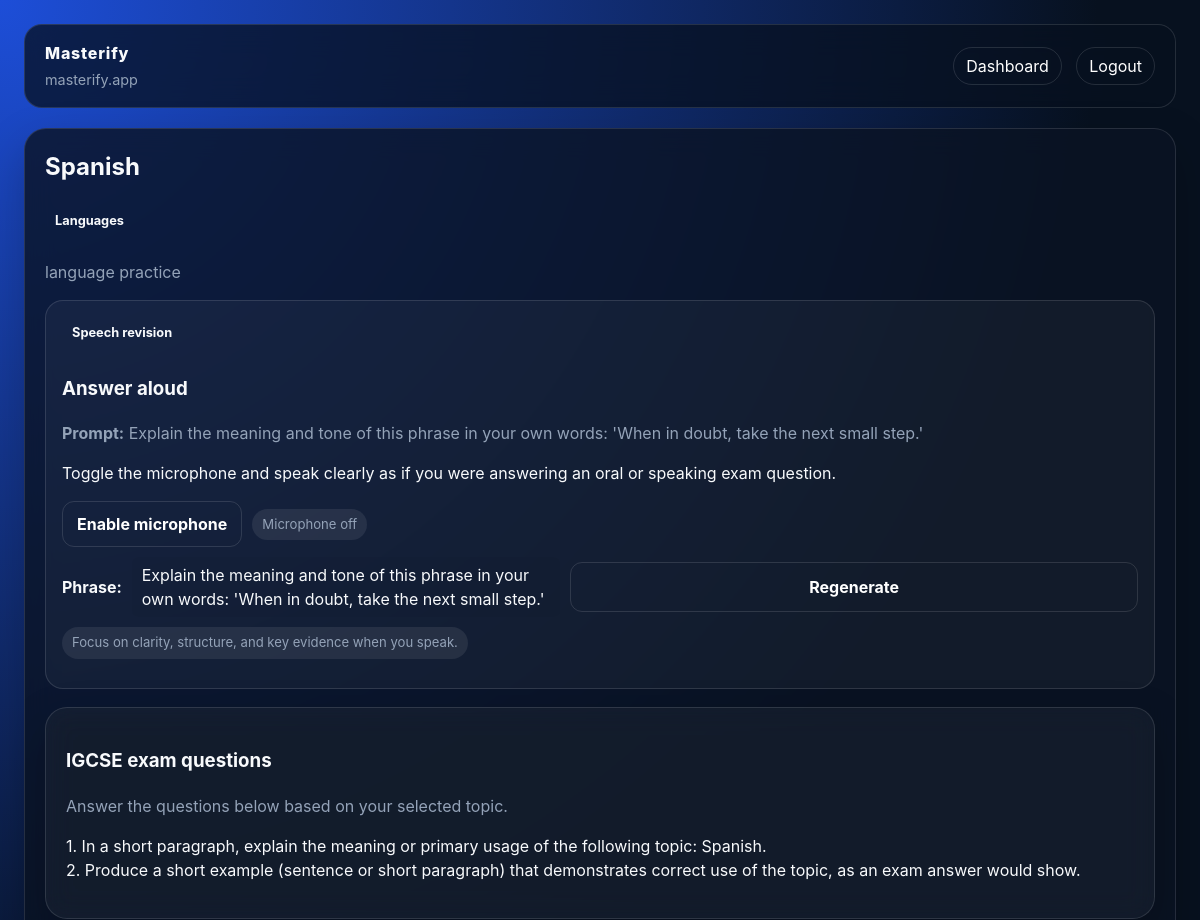
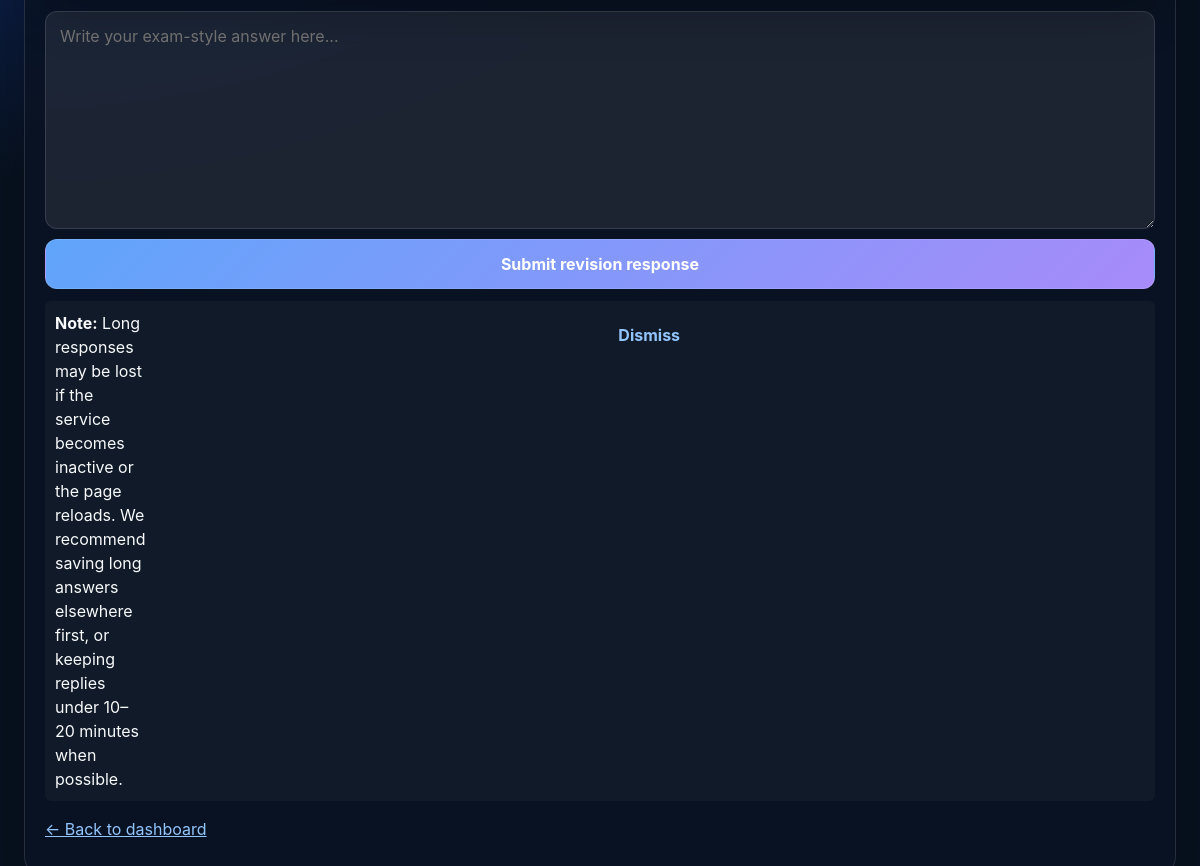
/practice/1 (signed in), run on the app's committed database (2 pictures, top to bottom).
### tables this page shows
CREATE TABLE skills (
                id INTEGER PRIMARY KEY AUTOINCREMENT,
                user_id INTEGER NOT NULL,
                name TEXT NOT NULL,
                context TEXT NOT NULL,
                importance REAL NOT NULL,
                usage_frequency REAL NOT NULL,
                readiness REAL NOT NULL,
                days_since_practice INTEGER NOT NULL,
                reminder_days INTEGER NOT NULL,
                category TEXT DEFAULT 'Other',
                last_practiced_at TEXT,
                next_review_at TEXT,
                created_at TEXT NOT NULL,
                FOREIGN KEY(user_id) REFERENCES users(id)
            );

CREATE TABLE users (
                id INTEGER PRIMARY KEY AUTOINCREMENT,
                username TEXT UNIQUE NOT NULL,
                password_hash TEXT NOT NULL,
                role TEXT NOT NULL DEFAULT 'user',
                created_at TEXT NOT NULL,
                exam_board TEXT DEFAULT ''
            );

### app.py (the view, shortened to what this page needs)
@app.route("/practice/<int:skill_id>", methods=["GET", "POST"])
@login_required
def practice(skill_id):
    user = current_user()
    conn = get_db()
    skill = conn.execute("SELECT * FROM skills WHERE id = ? AND user_id = ?", (skill_id, user["id"])).fetchone()
    if not skill:
        conn.close()
        flash("Topic not found.")
        return redirect(url_for("index"))
    exam_board = current_user().get("exam_board", "IGCSE")
    questions = generate_question_ai(skill["name"], skill["context"], skill["category"] or "Other", exam_board)
    practice_mode = get_practice_mode_data(skill["name"], skill["category"] or "Other")
    conn.close()
    return render_template(
        "practice.html",
        skill=dict(skill),
        questions=questions,
        practice_mode=practice_mode,
        exam_board=exam_board,
    )

### app.py (called while the page is built, shortened)
@app.context_processor
def inject_app_context():
    return {"app_name": APP_NAME, "app_domain": APP_DOMAIN}

@app.before_request
def refresh_permanent_session():
    if session.get("user_id"):
        session.permanent = True

@app.after_request
def set_security_headers(response):
    response.headers.setdefault("X-Content-Type-Options", "nosniff")
    response.headers.setdefault("X-Frame-Options", "DENY")
    return response

def current_user():
    user_id = session.get("user_id")
    if not user_id:
        return None
    conn = get_db()
    user = conn.execute("SELECT * FROM users WHERE id = ?", (user_id,)).fetchone()
    conn.close()
    return dict(user) if user else None

def generate_question_fallback(skill_name: str, skill_context: str, exam_board: str) -> str:
    lname = (skill_name or "").lower()
    if any(k in lname for k in ["english", "spanish", "french", "german", "chinese", "japanese", "language"]):
        return (
            f"1. In a short paragraph, explain the meaning or primary usage of the following topic: {skill_name}.\n"
            f"2. Produce a short example (sentence or short paragraph) that demonstrates correct use of the topic, as an exam answer would show."
        )
    return (
        f"1. Explain the key concept within '{skill_name}' that an {exam_board} marker would expect in a concise answer.\n"
        f"2. Give a worked example or application of '{skill_name}' showing how you would structure an exam-style response to earn marks."
    )

def generate_creative_phrase(topic_hint: str = None) -> str:
    fallbacks = [
        "The smallest act of kindness is worth more than the grandest intention.",
        "A single conversation across the table with a wise person is worth a month's study of books.",
        "When in doubt, take the next small step.",
        "The river cuts through rock not because of its power but its persistence.",
        "Learning a language opens a door to someone else's world."
    ]
    return random.choice(fallbacks)

def login_required(route):
    @wraps(route)
    def wrapper(*args, **kwargs):
        if not current_user():
            flash("Please sign in to continue.")
            return redirect(url_for("login"))
        return route(*args, **kwargs)
    return wrapper

### templates/practice.html (shortened to what this page needs)
{% extends 'base.html' %}
{% block content %}
<div class="card">
  <h2 style="margin-top: 0;">{{ skill.name }}</h2>
  <span class="pill">{{ skill.category or 'Uncategorized' }}</span>
  <p class="muted">{{ skill.context }}</p>
  <div class="practice-mode-card">
    <span class="pill">{{ practice_mode.type|title }} revision</span>
    <h3>{{ practice_mode.title }}</h3>
    <p class="muted"><strong>Prompt:</strong> {{ practice_mode.prompt }}</p>
    <p>{{ practice_mode.instruction }}</p>
    {% if practice_mode.type == 'speech' %}
      <div style="display: flex; flex-wrap: wrap; align-items: center; gap: 10px; margin-top: 10px;">
        <button type="button" id="micToggleBtn" class="mic-button btn-secondary">Enable microphone</button>
        <span id="micStatus" class="helper-pill">Microphone off</span>
      </div>
      <div style="margin-top:10px;">
        <div style="display:flex; gap:10px; align-items:center;">
          <strong>Phrase:</strong>
          <div id="phraseText" style="padding:6px 10px; background: rgba(0,0,0,0.03); border-radius:6px;">{{ practice_mode.prompt }}</div>
          <button type="button" id="regenPhrase" class="btn-secondary">Regenerate</button>
        </div>
      </div>
    {% endif %}
    <p class="helper-pill" style="margin-top: 10px;">{{ practice_mode.helper }}</p>
  </div>
  <div class="card" style="background: rgba(255,255,255,0.04); margin: 12px 0;">
    <h3>{{ exam_board }} exam questions</h3>
    <p class="muted">Answer the questions below based on your selected topic.</p>
    <pre style="white-space: pre-wrap; font-family: inherit;">{{ questions }}</pre>
  </div>
  <form action="{{ url_for('practice', skill_id=skill.id) }}" method="post">
    <textarea name="response" rows="8" placeholder="Write your exam-style answer here..." required style="min-height: 150px; resize: vertical;"></textarea>
    <button type="submit">Submit revision response</button>
  </form>
  <div id="inactivityNotice" style="margin-top:12px; padding:10px; background: rgba(255,255,255,0.03); border-radius:6px; display:none; position:relative;">
    <div style="display:flex; align-items:flex-start; gap:8px;">
      <div style="flex:1;">
        <strong>Note:</strong> Long responses may be lost if the service becomes inactive or the page reloads. We recommend saving long answers elsewhere first, or keeping replies under 10–20 minutes when possible.
      </div>
      <button id="dismissNotice" style="background:transparent;border:0;color:#93c5fd;cursor:pointer;">Dismiss</button>
    </div>
  </div>
  <p><a href="{{ url_for('index') }}" style="color: #93c5fd;">← Back to dashboard</a></p>
</div>
{% endblock %}

### templates/base.html (style rules this page uses)
:root { --bg: #07111f; --panel: rgba(10, 19, 35, 0.8); --panel-strong: rgba(16, 27, 47, 0.95); --text: #f8fafc; --muted: #94a3b8; --accent: #60a5fa; --accent-2: #a78bfa; --border: rgba(255,255,255,0.12); }
* { box-sizing: border-box; }
body { margin: 0; font-family: Inter, "Segoe UI", Arial, sans-serif; color: var(--text); background: radial-gradient(circle at top left, #1d4ed8, var(--bg) 50%); min-height: 100dvh; min-height: 100vh; line-height: 1.5; overflow-x: hidden; }
.card { background: var(--panel); border: 1px solid var(--border); border-radius: 22px; padding: 20px; box-shadow: 0 18px 45px rgba(0,0,0,0.22); backdrop-filter: blur(14px); margin-bottom: 18px; }
form { display: grid; gap: 10px; }
input, textarea, select, button { font: inherit; padding: 12px 14px; border-radius: 12px; border: 1px solid var(--border); background: rgba(255,255,255,0.08); color: white; width: 100%; font-size: 16px; }
button, a { touch-action: manipulation; }
button { cursor: pointer; background: linear-gradient(135deg, var(--accent), var(--accent-2)); color: white; font-weight: 700; }
.btn-secondary { background: transparent; border: 1px solid var(--border); }
.helper-pill { display: inline-flex; align-items: center; padding: 6px 10px; border-radius: 999px; background: rgba(255,255,255,0.08); color: var(--muted); font-size: 0.82rem; }
.practice-mode-card { background: rgba(255,255,255,0.04); border: 1px solid var(--border); border-radius: 18px; padding: 16px; margin: 14px 0 18px; }
.mic-button { display: inline-flex; align-items: center; justify-content: center; width: auto; padding: 10px 14px; }
.pill { display: inline-block; padding: 6px 10px; border-radius: 999px; font-size: 0.8rem; font-weight: 700; margin-bottom: 8px; }
.muted { color: var(--muted); }

### data on the page
skills: name "Spanish", category "Languages", context "language practice"
users: exam_board "IGCSE"

### other printed values
{{ app_name }} "Masterify"
{{ app_domain }} "masterify.app"
{{ practice_mode.type|title }} "Speech"
{{ practice_mode.title }} "Answer aloud"
{{ practice_mode.prompt }} "Explain the meaning and tone of this phrase in your own words: 'When in doubt, take the next small step.'"
{{ practice_mode.instruction }} "Toggle the microphone and speak clearly as if you were answering an oral or speaking exam question."
{{ practice_mode.helper }} "Focus on clarity, structure, and key evidence when you speak."
